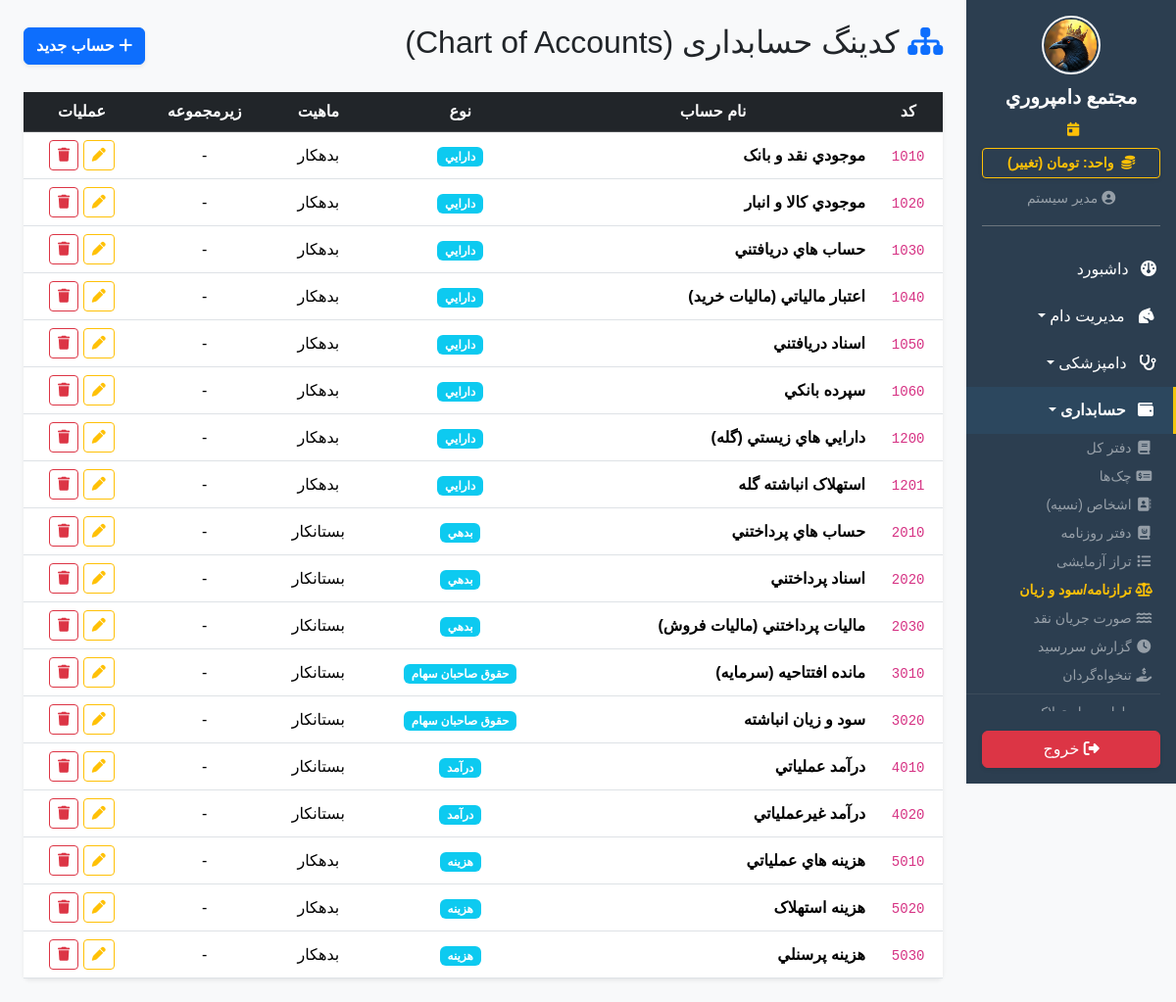
The app's page /finance/accounts (signed in), older data.
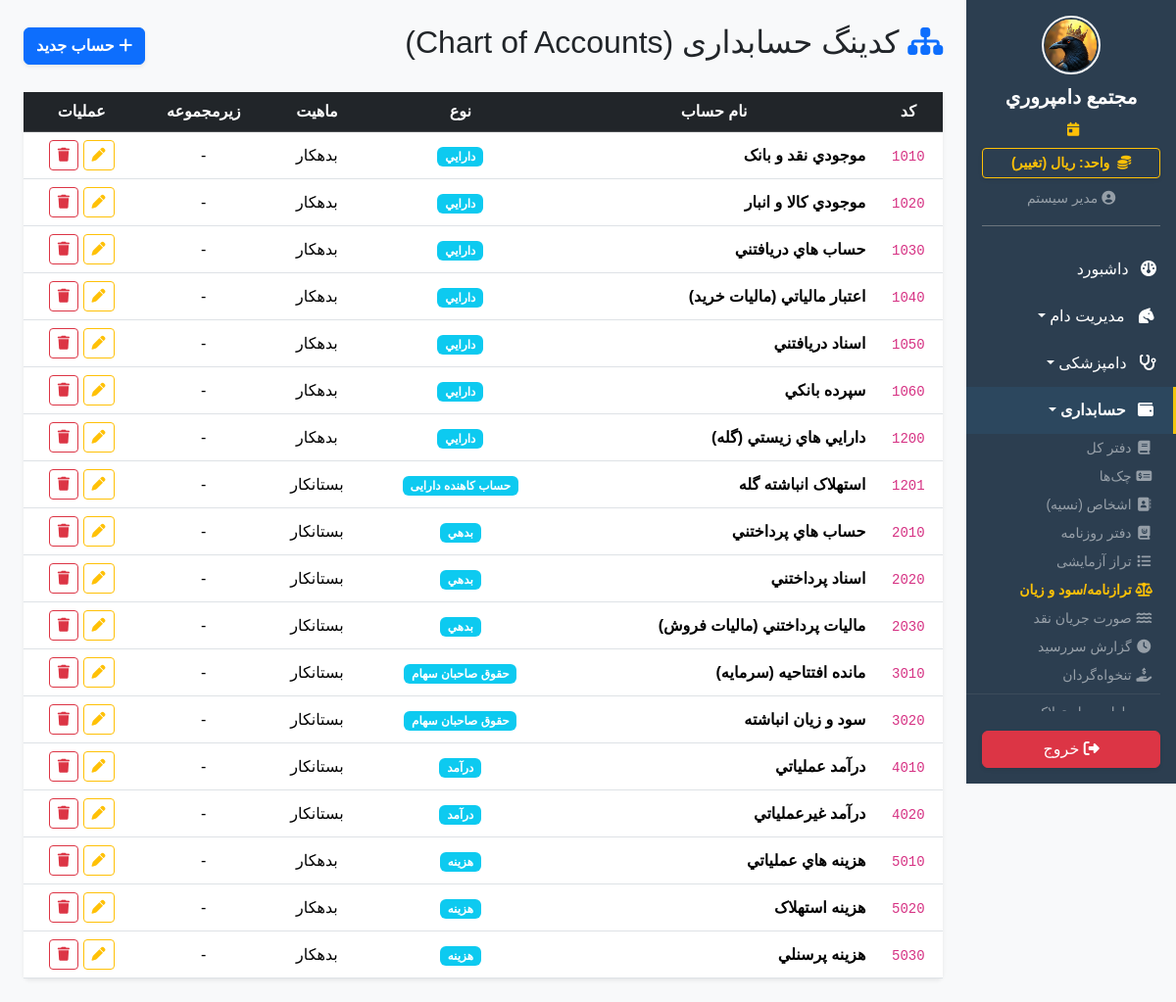
The same page, newer data.
### app/models.py (models this page shows)
class SystemSetting(db.Model):
    id = db.Column(db.Integer, primary_key=True)
    key = db.Column(db.String(50), unique=True, nullable=False)
    value = db.Column(db.String(255), nullable=False)
    description = db.Column(db.String(255), nullable=True)

class Account(db.Model):
    id = db.Column(db.Integer, primary_key=True)
    code = db.Column(db.String(20), unique=True, nullable=False) # مثلا: 1101 (موجودی نقد)
    name = db.Column(db.String(100), nullable=False)
    account_type_id = db.Column(db.Integer, db.ForeignKey('account_type.id'), nullable=False)
    parent_id = db.Column(db.Integer, db.ForeignKey('account.id'), nullable=True) # برای حساب های زیرمجموعه
    type = db.relationship('AccountType', backref='accounts')
    children = db.relationship('Account', backref=db.backref('parent', remote_side=[id]))

class AccountType(db.Model):
    id = db.Column(db.Integer, primary_key=True)
    name = db.Column(db.String(50), unique=True, nullable=False) # دارایی، بدهی، سرمایه، درآمد، هزینه
    nature = db.Column(db.String(20), nullable=False) # ماهیت: بدهکار یا بستانکار

### app/blueprints/finance.py (the view)
@finance_bp.route('/accounts')
@login_required
@permission_required('can_view_finance')
def accounts():
    if current_user.role != 'مدیر':
        flash('دسترسی محدود به مدیریت است.', 'danger')
        return redirect(url_for('dashboard.index'))
    from app.models import Account, AccountType
    account_types = AccountType.query.all()
    accounts_list = Account.query.order_by(Account.code).all()
    return render_template('finance/accounts.html', account_types=account_types, accounts=accounts_list)

### app/__init__.py (called while the page is built)
def get_system_setting(key, default):
    from app.models import SystemSetting
    s = SystemSetting.query.filter_by(key=key).first()
    return s.value if s else default

### app/blueprints/dashboard.py (called while the page is built)
@dashboard_bp.app_context_processor
def inject_settings():
    try:
        all_settings = {s.key: s.value for s in SystemSetting.query.all()}
    except:
        all_settings = {}
    return dict(system_settings=all_settings)

### app/blueprints/finance.py (called while the page is built)
def permission_required(permission_name):
    def decorator(f):
        @wraps(f)
        def decorated_function(*args, **kwargs):
            if not current_user.is_authenticated:
                return redirect(url_for('auth.login'))
            if not getattr(current_user, permission_name, False) and current_user.role != 'مدیر':
                flash('شما دسترسی لازم برای مشاهده این بخش را ندارید.', 'danger')
                return redirect(url_for('dashboard.index'))
            return f(*args, **kwargs)
        return decorated_function
    return decorator

### app/templates/finance/accounts.html (shortened to what this page needs)
{% extends 'base.html' %}
{% block content %}
<div class="d-flex justify-content-between align-items-center mb-4 flex-wrap gap-2">
    <h2><i class="fa-solid fa-sitemap text-primary"></i> کدینگ حسابداری (Chart of Accounts)</h2>
    <button class="btn btn-primary shadow-sm fw-bold" data-bs-toggle="modal" data-bs-target="#addAccountModal">
        <i class="fa-solid fa-plus"></i> حساب جدید
    </button>
</div>
<div class="card shadow-sm border-0">
    <div class="card-body p-0">
        <div class="table-responsive">
            <table class="table table-hover align-middle text-center mb-0">
                <thead class="table-dark">
                    <tr>
                        <th>کد</th>
                        <th>نام حساب</th>
                        <th>نوع</th>
                        <th>ماهیت</th>
                        <th>زیرمجموعه</th>
                        <th>عملیات</th>
                    </tr>
                </thead>
                <tbody>
                    {% for acc in accounts %}
                    <tr>
                        <td><code>{{ acc.code }}</code></td>
                        <td class="fw-bold text-start">{{ acc.name }}</td>
                        <td><span class="badge bg-info">{{ acc.type.name if acc.type else '-' }}</span></td>
                        <td>{{ acc.type.nature if acc.type else '-' }}</td>
                        <td>{% if acc.parent %}{{ acc.parent.code }} - {{ acc.parent.name }}{% else %}-{% endif %}</td>
                        <td>
                            <button class="btn btn-sm btn-outline-warning" data-bs-toggle="modal" data-bs-target="#editAccountModal{{ acc.id }}"><i class="fa-solid fa-pen"></i></button>
                            <form action="{{ url_for('finance.delete_account', id=acc.id) }}" method="POST" class="d-inline" onsubmit="return confirm('حذف حساب {{ acc.name }}؟')">
                                <button type="submit" class="btn btn-sm btn-outline-danger"><i class="fa-solid fa-trash"></i></button>
                            </form>
                        </td>
                    </tr>
                    {% else %}
                    <tr><td colspan="6" class="py-5 text-muted">هیچ حسابی ثبت نشده است.</td></tr>
                    {% endfor %}
                </tbody>
            </table>
        </div>
    </div>
</div>
{% endblock %}

### app/templates/base.html (shortened to what the changed rows need)
<!DOCTYPE html>
<html lang="fa" dir="rtl">
<head>
    <link href="https://cdn.jsdelivr.net/gh/rastikerdar/vazirmatn@v33.003/Vazirmatn-font-face.css" rel="stylesheet">
    <link rel="stylesheet" href="https://unpkg.com/persian-datepicker@1.2.0/dist/css/persian-datepicker.min.css">
    <link rel="stylesheet" href="https://cdn.jsdelivr.net/npm/bootstrap@5.3.2/dist/css/bootstrap.rtl.min.css">
    <link rel="stylesheet" href="https://cdnjs.cloudflare.com/ajax/libs/font-awesome/6.4.2/css/all.min.css">
    <link rel="stylesheet" href="{{ url_for('static', filename='css/style.css') }}">
    <link href="https://cdn.jsdelivr.net/npm/select2@4.1.0-rc.0/dist/css/select2.min.css" rel="stylesheet" />
</head>
<body>
    <div class="d-flex" id="wrapper">
        <div class="sidebar-bg d-flex flex-column" id="sidebar-wrapper">
            <div class="px-3 mb-2">
                <a href="{{ url_for('dashboard.toggle_currency') }}" class="btn btn-sm btn-outline-warning w-100 fw-bold shadow-sm">
                    <i class="fa-solid fa-coins me-1"></i> واحد: {{ get_system_currency_from_settings() }} (تغییر)
                </a>
            </div>
        </div>
        <div id="page-content-wrapper" class="w-100 bg-light" style="overflow-x: hidden;">
            <div class="container-fluid p-4">{% block content %}{% endblock %}</div>
        </div>
    </div>
</body>
</html>

Row changes from the older to the newer data that the page shows:
changed SystemSetting: value "تومان" → "ریال"
changed Account "استهلاک انباشته گله": type "دارايي" → "حساب کاهنده دارایی"; type "بدهکار" → "بستانکار"
